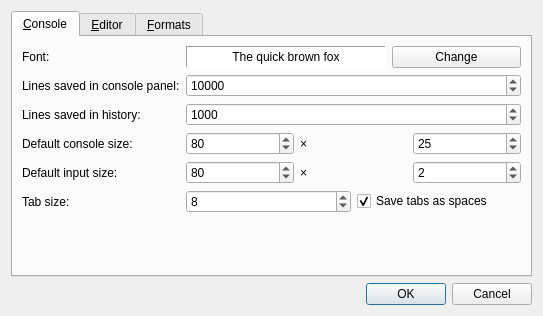
<?xml version="1.0" encoding="UTF-8"?>
<ui version="4.0">
 <class>Dialog</class>
 <widget class="QDialog" name="Dialog">
  <property name="geometry">
   <rect>
    <x>0</x>
    <y>0</y>
    <width>543</width>
    <height>316</height>
   </rect>
  </property>
  <property name="windowTitle">
   <string>Dialog</string>
  </property>
  <layout class="QVBoxLayout" name="verticalLayout">
   <item>
    <widget class="QTabWidget" name="tabWidget">
     <property name="lwrrentIndex">
      <number>0</number>
     </property>
     <widget class="QWidget" name="tabConsole">
      <attribute name="title">
       <string>&amp;Console</string>
      </attribute>
      <layout class="QFormLayout" name="formLayout">
       <item row="0" column="0">
        <widget class="QLabel" name="label_1">
         <property name="text">
          <string>Font:</string>
         </property>
        </widget>
       </item>
       <item row="0" column="1">
        <layout class="QHBoxLayout" name="horizontalLayout">
         <item>
          <widget class="QLabel" name="labelFontConsole">
           <property name="sizePolicy">
            <sizepolicy hsizetype="Preferred" vsizetype="Preferred">
             <horstretch>0</horstretch>
             <verstretch>0</verstretch>
            </sizepolicy>
           </property>
           <property name="minimumSize">
            <size>
             <width>200</width>
             <height>0</height>
            </size>
           </property>
           <property name="palette">
            <palette>
             <active>
              <colorrole role="Base">
               <brush brushstyle="SolidPattern">
                <color alpha="255">
                 <red>255</red>
                 <green>255</green>
                 <blue>255</blue>
                </color>
               </brush>
              </colorrole>
              <colorrole role="Window">
               <brush brushstyle="SolidPattern">
                <color alpha="255">
                 <red>255</red>
                 <green>255</green>
                 <blue>255</blue>
                </color>
               </brush>
              </colorrole>
             </active>
             <inactive>
              <colorrole role="Base">
               <brush brushstyle="SolidPattern">
                <color alpha="255">
                 <red>255</red>
                 <green>255</green>
                 <blue>255</blue>
                </color>
               </brush>
              </colorrole>
              <colorrole role="Window">
               <brush brushstyle="SolidPattern">
                <color alpha="255">
                 <red>255</red>
                 <green>255</green>
                 <blue>255</blue>
                </color>
               </brush>
              </colorrole>
             </inactive>
             <disabled>
              <colorrole role="Base">
               <brush brushstyle="SolidPattern">
                <color alpha="255">
                 <red>255</red>
                 <green>255</green>
                 <blue>255</blue>
                </color>
               </brush>
              </colorrole>
              <colorrole role="Window">
               <brush brushstyle="SolidPattern">
                <color alpha="255">
                 <red>255</red>
                 <green>255</green>
                 <blue>255</blue>
                </color>
               </brush>
              </colorrole>
             </disabled>
            </palette>
           </property>
           <property name="autoFillBackground">
            <bool>true</bool>
           </property>
           <property name="frameShape">
            <enum>QFrame::Panel</enum>
           </property>
           <property name="frameShadow">
            <enum>QFrame::Sunken</enum>
           </property>
           <property name="text">
            <string>The quick brown fox</string>
           </property>
           <property name="alignment">
            <set>Qt::AlignCenter</set>
           </property>
          </widget>
         </item>
         <item>
          <widget class="QPushButton" name="btnFontConsole">
           <property name="text">
            <string>Change</string>
           </property>
          </widget>
         </item>
        </layout>
       </item>
       <item row="1" column="0">
        <widget class="QLabel" name="label">
         <property name="text">
          <string>Lines saved in console panel:</string>
         </property>
        </widget>
       </item>
       <item row="1" column="1">
        <widget class="QSpinBox" name="spnConsoleLines">
         <property name="maximum">
          <number>99999</number>
         </property>
         <property name="value">
          <number>10000</number>
         </property>
        </widget>
       </item>
       <item row="2" column="0">
        <widget class="QLabel" name="label_8">
         <property name="text">
          <string>Lines saved in history:</string>
         </property>
        </widget>
       </item>
       <item row="2" column="1">
        <widget class="QSpinBox" name="spnHistorySize">
         <property name="maximum">
          <number>9999</number>
         </property>
         <property name="value">
          <number>1000</number>
         </property>
        </widget>
       </item>
       <item row="3" column="0">
        <widget class="QLabel" name="label_3">
         <property name="text">
          <string>Default console size:</string>
         </property>
        </widget>
       </item>
       <item row="3" column="1">
        <layout class="QHBoxLayout" name="horizontalLayout_3">
         <item>
          <widget class="QSpinBox" name="spnConsoleSizeW">
           <property name="maximum">
            <number>256</number>
           </property>
           <property name="value">
            <number>80</number>
           </property>
          </widget>
         </item>
         <item>
          <widget class="QLabel" name="label_4">
           <property name="text">
            <string>×</string>
           </property>
          </widget>
         </item>
         <item>
          <widget class="QSpinBox" name="spnConsoleSizeH">
           <property name="maximum">
            <number>128</number>
           </property>
           <property name="value">
            <number>25</number>
           </property>
          </widget>
         </item>
        </layout>
       </item>
       <item row="4" column="0">
        <widget class="QLabel" name="label_7">
         <property name="text">
          <string>Default input size:</string>
         </property>
        </widget>
       </item>
       <item row="4" column="1">
        <layout class="QHBoxLayout" name="horizontalLayout_4">
         <item>
          <widget class="QSpinBox" name="spnInputSizeW">
           <property name="maximum">
            <number>256</number>
           </property>
           <property name="value">
            <number>80</number>
           </property>
          </widget>
         </item>
         <item>
          <widget class="QLabel" name="label_5">
           <property name="text">
            <string>×</string>
           </property>
          </widget>
         </item>
         <item>
          <widget class="QSpinBox" name="spnInputSizeH">
           <property name="maximum">
            <number>128</number>
           </property>
           <property name="value">
            <number>2</number>
           </property>
          </widget>
         </item>
        </layout>
       </item>
       <item row="5" column="0">
        <widget class="QLabel" name="label_9">
         <property name="text">
          <string>Tab size:</string>
         </property>
        </widget>
       </item>
       <item row="5" column="1">
        <layout class="QHBoxLayout" name="horizontalLayout_6">
         <item>
          <widget class="QSpinBox" name="spnConsoleTabSize">
           <property name="minimum">
            <number>1</number>
           </property>
           <property name="maximum">
            <number>16</number>
           </property>
           <property name="value">
            <number>8</number>
           </property>
          </widget>
         </item>
         <item>
          <widget class="QCheckBox" name="chkConsoleTabExpand">
           <property name="text">
            <string>Save tabs as spaces</string>
           </property>
           <property name="checked">
            <bool>true</bool>
           </property>
          </widget>
         </item>
        </layout>
       </item>
      </layout>
     </widget>
     <widget class="QWidget" name="tabEditor">
      <attribute name="title">
       <string>&amp;Editor</string>
      </attribute>
      <layout class="QFormLayout" name="formLayout_2">
       <item row="0" column="0">
        <widget class="QLabel" name="label_2">
         <property name="text">
          <string>Font</string>
         </property>
        </widget>
       </item>
       <item row="0" column="1">
        <layout class="QHBoxLayout" name="horizontalLayout_2">
         <item>
          <widget class="QLabel" name="labelFontEditor">
           <property name="minimumSize">
            <size>
             <width>200</width>
             <height>0</height>
            </size>
           </property>
           <property name="palette">
            <palette>
             <active>
              <colorrole role="Base">
               <brush brushstyle="SolidPattern">
                <color alpha="255">
                 <red>255</red>
                 <green>255</green>
                 <blue>255</blue>
                </color>
               </brush>
              </colorrole>
              <colorrole role="Window">
               <brush brushstyle="SolidPattern">
                <color alpha="255">
                 <red>255</red>
                 <green>255</green>
                 <blue>255</blue>
                </color>
               </brush>
              </colorrole>
             </active>
             <inactive>
              <colorrole role="Base">
               <brush brushstyle="SolidPattern">
                <color alpha="255">
                 <red>255</red>
                 <green>255</green>
                 <blue>255</blue>
                </color>
               </brush>
              </colorrole>
              <colorrole role="Window">
               <brush brushstyle="SolidPattern">
                <color alpha="255">
                 <red>255</red>
                 <green>255</green>
                 <blue>255</blue>
                </color>
               </brush>
              </colorrole>
             </inactive>
             <disabled>
              <colorrole role="Base">
               <brush brushstyle="SolidPattern">
                <color alpha="255">
                 <red>255</red>
                 <green>255</green>
                 <blue>255</blue>
                </color>
               </brush>
              </colorrole>
              <colorrole role="Window">
               <brush brushstyle="SolidPattern">
                <color alpha="255">
                 <red>255</red>
                 <green>255</green>
                 <blue>255</blue>
                </color>
               </brush>
              </colorrole>
             </disabled>
            </palette>
           </property>
           <property name="autoFillBackground">
            <bool>true</bool>
           </property>
           <property name="frameShape">
            <enum>QFrame::Panel</enum>
           </property>
           <property name="frameShadow">
            <enum>QFrame::Sunken</enum>
           </property>
           <property name="text">
            <string>The quick brown fox</string>
           </property>
           <property name="alignment">
            <set>Qt::AlignCenter</set>
           </property>
          </widget>
         </item>
         <item>
          <widget class="QPushButton" name="btnFontEditor">
           <property name="text">
            <string>Change</string>
           </property>
          </widget>
         </item>
        </layout>
       </item>
       <item row="1" column="0">
        <widget class="QLabel" name="label_10">
         <property name="text">
          <string>Default editor size:</string>
         </property>
        </widget>
       </item>
       <item row="1" column="1">
        <layout class="QHBoxLayout" name="horizontalLayout_5">
         <item>
          <widget class="QSpinBox" name="spnEditorSizeW">
           <property name="maximum">
            <number>256</number>
           </property>
           <property name="value">
            <number>80</number>
           </property>
          </widget>
         </item>
         <item>
          <widget class="QLabel" name="label_6">
           <property name="text">
            <string>×</string>
           </property>
          </widget>
         </item>
         <item>
          <widget class="QSpinBox" name="spnEditorSizeH">
           <property name="maximum">
            <number>128</number>
           </property>
           <property name="value">
            <number>25</number>
           </property>
          </widget>
         </item>
        </layout>
       </item>
       <item row="2" column="0">
        <widget class="QLabel" name="label_11">
         <property name="text">
          <string>Tab size:</string>
         </property>
        </widget>
       </item>
       <item row="2" column="1">
        <layout class="QHBoxLayout" name="horizontalLayout_7">
         <item>
          <widget class="QSpinBox" name="spnEditorTabSize">
           <property name="minimum">
            <number>1</number>
           </property>
           <property name="maximum">
            <number>16</number>
           </property>
           <property name="value">
            <number>8</number>
           </property>
          </widget>
         </item>
         <item>
          <widget class="QCheckBox" name="chkEditorTabExpand">
           <property name="text">
            <string>Save tabs as spaces</string>
           </property>
           <property name="checked">
            <bool>true</bool>
           </property>
          </widget>
         </item>
        </layout>
       </item>
      </layout>
     </widget>
     <widget class="QWidget" name="tabFormats">
      <attribute name="title">
       <string>&amp;Formats</string>
      </attribute>
      <layout class="QGridLayout" name="gridLayout_2">
       <item row="0" column="0">
        <widget class="QComboBox" name="comboMode"/>
       </item>
       <item row="0" column="1">
        <widget class="QComboBox" name="comboFormat"/>
       </item>
       <item row="1" column="0">
        <widget class="QGroupBox" name="boxMode">
         <property name="title">
          <string>Mode Settings</string>
         </property>
         <layout class="QFormLayout" name="formLayout_3">
          <item row="0" column="0">
           <widget class="QLabel" name="label_12">
            <property name="text">
             <string>Indentation:</string>
            </property>
           </widget>
          </item>
          <item row="0" column="1">
           <widget class="QSpinBox" name="spnBaseIndent">
            <property name="maximum">
             <number>16</number>
            </property>
            <property name="value">
             <number>3</number>
            </property>
           </widget>
          </item>
         </layout>
        </widget>
       </item>
       <item row="1" column="1">
        <widget class="QGroupBox" name="boxFormat">
         <property name="title">
          <string>Format Settings</string>
         </property>
         <layout class="QVBoxLayout" name="verticalLayout_2">
          <item>
           <widget class="QLabel" name="labelFormat">
            <property name="minimumSize">
             <size>
              <width>200</width>
              <height>0</height>
             </size>
            </property>
            <property name="palette">
             <palette>
              <active>
               <colorrole role="Base">
                <brush brushstyle="SolidPattern">
                 <color alpha="255">
                  <red>255</red>
                  <green>255</green>
                  <blue>255</blue>
                 </color>
                </brush>
               </colorrole>
               <colorrole role="Window">
                <brush brushstyle="SolidPattern">
                 <color alpha="255">
                  <red>255</red>
                  <green>255</green>
                  <blue>255</blue>
                 </color>
                </brush>
               </colorrole>
              </active>
              <inactive>
               <colorrole role="Base">
                <brush brushstyle="SolidPattern">
                 <color alpha="255">
                  <red>255</red>
                  <green>255</green>
                  <blue>255</blue>
                 </color>
                </brush>
               </colorrole>
               <colorrole role="Window">
                <brush brushstyle="SolidPattern">
                 <color alpha="255">
                  <red>255</red>
                  <green>255</green>
                  <blue>255</blue>
                 </color>
                </brush>
               </colorrole>
              </inactive>
              <disabled>
               <colorrole role="Base">
                <brush brushstyle="SolidPattern">
                 <color alpha="255">
                  <red>255</red>
                  <green>255</green>
                  <blue>255</blue>
                 </color>
                </brush>
               </colorrole>
               <colorrole role="Window">
                <brush brushstyle="SolidPattern">
                 <color alpha="255">
                  <red>255</red>
                  <green>255</green>
                  <blue>255</blue>
                 </color>
                </brush>
               </colorrole>
              </disabled>
             </palette>
            </property>
            <property name="autoFillBackground">
             <bool>true</bool>
            </property>
            <property name="frameShape">
             <enum>QFrame::Panel</enum>
            </property>
            <property name="frameShadow">
             <enum>QFrame::Sunken</enum>
            </property>
            <property name="text">
             <string>The quick brown fox</string>
            </property>
            <property name="alignment">
             <set>Qt::AlignCenter</set>
            </property>
           </widget>
          </item>
          <item>
           <layout class="QGridLayout" name="gridLayout">
            <item row="0" column="0">
             <widget class="QCheckBox" name="chkItalic">
              <property name="text">
               <string>Italic</string>
              </property>
             </widget>
            </item>
            <item row="0" column="1">
             <widget class="QPushButton" name="btnForeground">
              <property name="text">
               <string>&amp;Foreground Color</string>
              </property>
             </widget>
            </item>
            <item row="1" column="0">
             <widget class="QCheckBox" name="chkBold">
              <property name="text">
               <string>Bold</string>
              </property>
             </widget>
            </item>
            <item row="1" column="1">
             <widget class="QPushButton" name="btnBackground">
              <property name="text">
               <string>&amp;Background Color</string>
              </property>
             </widget>
            </item>
           </layout>
          </item>
         </layout>
        </widget>
       </item>
      </layout>
     </widget>
    </widget>
   </item>
   <item>
    <widget class="QDialogButtonBox" name="buttonBox">
     <property name="orientation">
      <enum>Qt::Horizontal</enum>
     </property>
     <property name="standardButtons">
      <set>QDialogButtonBox::Cancel|QDialogButtonBox::Ok</set>
     </property>
    </widget>
   </item>
  </layout>
  <zorder>buttonBox</zorder>
  <zorder>tabWidget</zorder>
 </widget>
 <tabstops>
  <tabstop>btnFontConsole</tabstop>
  <tabstop>spnConsoleLines</tabstop>
  <tabstop>spnHistorySize</tabstop>
  <tabstop>spnConsoleSizeW</tabstop>
  <tabstop>spnConsoleSizeH</tabstop>
  <tabstop>spnInputSizeW</tabstop>
  <tabstop>spnInputSizeH</tabstop>
  <tabstop>spnConsoleTabSize</tabstop>
  <tabstop>chkConsoleTabExpand</tabstop>
  <tabstop>btnFontEditor</tabstop>
  <tabstop>spnEditorSizeW</tabstop>
  <tabstop>spnEditorSizeH</tabstop>
  <tabstop>spnEditorTabSize</tabstop>
  <tabstop>chkEditorTabExpand</tabstop>
  <tabstop>comboMode</tabstop>
  <tabstop>spnBaseIndent</tabstop>
  <tabstop>comboFormat</tabstop>
  <tabstop>chkItalic</tabstop>
  <tabstop>btnForeground</tabstop>
  <tabstop>chkBold</tabstop>
  <tabstop>btnBackground</tabstop>
  <tabstop>buttonBox</tabstop>
  <tabstop>tabWidget</tabstop>
 </tabstops>
 <resources/>
 <connections>
  <connection>
   <sender>buttonBox</sender>
   <signal>accepted()</signal>
   <receiver>Dialog</receiver>
   <slot>accept()</slot>
   <hints>
    <hint type="sourcelabel">
     <x>227</x>
     <y>348</y>
    </hint>
    <hint type="destinationlabel">
     <x>157</x>
     <y>274</y>
    </hint>
   </hints>
  </connection>
  <connection>
   <sender>buttonBox</sender>
   <signal>rejected()</signal>
   <receiver>Dialog</receiver>
   <slot>reject()</slot>
   <hints>
    <hint type="sourcelabel">
     <x>295</x>
     <y>354</y>
    </hint>
    <hint type="destinationlabel">
     <x>286</x>
     <y>274</y>
    </hint>
   </hints>
  </connection>
  <connection>
   <sender>spnConsoleSizeW</sender>
   <signal>valueChanged(int)</signal>
   <receiver>spnInputSizeW</receiver>
   <slot>setValue(int)</slot>
   <hints>
    <hint type="sourcelabel">
     <x>258</x>
     <y>165</y>
    </hint>
    <hint type="destinationlabel">
     <x>265</x>
     <y>201</y>
    </hint>
   </hints>
  </connection>
  <connection>
   <sender>spnInputSizeW</sender>
   <signal>valueChanged(int)</signal>
   <receiver>spnConsoleSizeW</receiver>
   <slot>setValue(int)</slot>
   <hints>
    <hint type="sourcelabel">
     <x>241</x>
     <y>194</y>
    </hint>
    <hint type="destinationlabel">
     <x>242</x>
     <y>171</y>
    </hint>
   </hints>
  </connection>
 </connections>
</ui>
